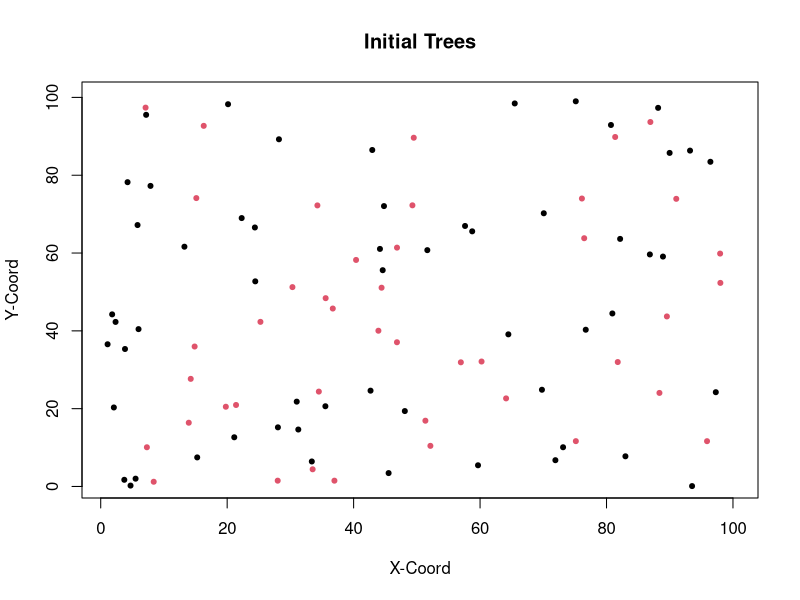

This figure's R source: (Note: this script raises an error after producing the figure.)
#Working on pathogen tradeoff
#Load packages
library(tidyverse) 
library(gridExtra) 


### Initialize params ###

# Set up a grid to represent land

#Place individuals on plot
xsize = ysize = 100

numInd = 100
numSpecies = 2
data <-  tibble("ID" = 1:numInd, "age" = 3, 
                species = sample(numSpecies, numInd, replace = TRUE), "xlocation" = runif(numInd, 0, 100), 
                "ylocation" = runif(numInd,0,100), "parentalDistance" = 0, "Pathogen" = 0, "Resistance" = 0,
                "pathStrength" = 0)

#Choose an initial 25% of population to be infected
infected <- sample(numInd, numInd/4)
data$Pathogen[which(data$ID %in% infected)] <- 1


plot(data$xlocation, data$ylocation, col = data$species, pch = 20, xlim = c(1,100), ylim = c(1,100),
     xlab = "X-Coord", ylab = "Y-Coord", main = "Initial Trees")


#Set up rates of birth/death/growth etc...
deltaT = 1 #1 year periods of growth
ageChange = deltaT
dispParam = 8 #dispersalParam
uniqueSp = unique(data$species)

numYears = 500

#Carrying Capacity
K= 2000

# Can be anywhere from ~0.2 to ~3. Once its above ~1 you get oscillation above and below carrying capacity and program
#gets a fair bit slower as you near 3
growthrates = c(1, 1)

#Pathogen initials

#This is how far away a tree can be affected. But its a torus so setting the value to 100 does not man 
#every tree is infected. best values seem to be between 2.5 and 3 (for infected death rate around 0.03)
#Too low and pathogens go extinct, too high and all trees quickly pathogenized
PathDensParam = 2.7



#Propotion of trees within pathogen-infecting distance that get infected each timestep
infectionRates = c(0.7, 0.7)
resistanceStrength = c(0.5,0.5)
for(i in 1:numSpecies){
  data[data$species==i,]$Resistance = resistanceStrength[i]
}

data[data$Pathogen==1,]$pathStrength = data[data$Pathogen==1,]$Resistance + 0.1
#Has to stay lower than infected death rates. Slows growth to carrying capacity as it gets larger but
# tree dynamics seem to be similar between 0.01 and 0.05, but pathogens end up growing much slower
#and have larger swings as death rates increase
healthyDeathRate = 0.02

#Dynamics get much more variable when value is ~0.04 or more. 0.02-0.04 pretty good for 0.7 infection Rate.
infectedDeathRates = c(0.05,0.05)

# Used for summary statistics
speciesPopulation = NULL
pathPop = NULL
agePops = NULL
pathAgePop = NULL
denseSpecies <- NULL
pathStrengths <- NULL
avgResistance <- NULL
### MAIN LOOP ####


for(t in seq(0, numYears, by = deltaT)){ 
  
  #disperse seed
  adults <- data[data$age > 3, ]
  seedsPerSpecies <- NULL
  #Get number of seeds per species (logarithmic growth)
  for (i in 1:numSpecies){
    speciesPop = nrow(data[data$species == i,])
    numSeeds <- carryingCapacity(i, speciesPop, nrow(data), K)
    seedsPerSpecies <- c(seedsPerSpecies, numSeeds)
  }
  
  Ind = data[1, ]
  babies <- dispersal(adults, numSpecies, seedsPerSpecies, dispParam, xsize, ysize, data)
  data <- bind_rows(data, babies)
  
  #Background death of adults. Death rate decreases with age
  data <- backgroundDeath(data, infectedDeathRates, healthyDeathRate)
  
  #Count number of each species
  countSpecies <- speciesSize(data$species, numSpecies)
  speciesPopulation <-  bind_rows(speciesPopulation, countSpecies)
  
  #pathogens reproduce
  newPathogens <- pathGrowth(data,PathDensParam, xsize, infectionRates)
  data$Pathogen[which(data$ID %in% newPathogens$ID)] <- 1
  
  #Here we add our pathogen strength values to the new pathogens. We make sure that
  #Pathogen strength is greater than tree resistance for infections
  for(i in 1:nrow(data)){
    if(data[i,]$Pathogen==1 & data[i,]$pathStrength == 0){
      newlyInfected <- data[i,]$ID
      data[i,]$pathStrength <- newPathogens[newPathogens$ID == newlyInfected,]$pathStrength
    
    }
  }
  for(i in 1:nrow(data)){
    if(data[i,]$Resistance > (data[i,]$pathStrength - 0.05)){
      data[i,]$Pathogen = 0
      data[i,]$pathStrength = 0
    }
  }
  data$pathStrength[data$pathStrength>1] <- 1
  pathStrengths <- c(pathStrengths, mean(data[data$Pathogen==1,]$pathStrength))
  #Count number of pathogens
  countPaths <- data[data$Pathogen==1,]
  pathAges <- speciesSize(countPaths$species, numSpecies)
  pathPop <- bind_rows(pathPop, pathAges)
  
  
  #Supp  functions/Statistics
  ages <- tibble("gen" = t, "babies" = nrow(subset(data, age < 6)), "young" = nrow(subset(data, age >= 6 & age <=20)), "middle aged" = nrow(subset(data, age > 20 &
                                                                                                                                                     age < 50)), 
                 "old" = nrow(subset(data, age >= 50)))
  agePops <- bind_rows(agePops, ages)

  avgResistance <- c(avgResistance, mean(data$Resistance))
  
  #These fucntions plot the trees every generation. I mainly use these when trying to
  #paramterize something so I can see the effects on several generations. Otherwise comment them out
  
  plot(data$xlocation, data$ylocation, col = data$species, pch = 20, xlim = c(1,100), ylim = c(1,100),
       main = "Tree Population", ylab = "Count", xlab = "Generation")
 
  print(t)
  
  #Grow
  data$age = data$age + deltaT
  
}


##### MAIN FUNCTIONS #######

#Carrying Capacity limits birth rates

carryingCapacity = function(species,speciesN, totalN, K){
  growthrate = growthrates[species]
  s = speciesN * growthrate
  popGrowth <- (s*(K-totalN)/K)
  popGrowth <-  ifelse(popGrowth > 0, popGrowth, 0)
  return(popGrowth)
  
}

#Disperse x number of seeds per parent. 

dispersal <- function(Trees, numSpecies, seedsPerSpecies, dispParam, xsize, ysize, data){
  babies = tibble()
  for(i in 1:numSpecies){
    speciesTree <- Trees[Trees$species == i,]
    if(nrow(speciesTree)> 0){
      #Before running this, we calculate seeds per species using the carrying capacity function
      numBabies <- round(seedsPerSpecies[i])
      #take a random sample of conspecific adult trees to disperse the seeds
      parents <- slice_sample(speciesTree, n = numBabies, weight_by = 1/Resistance, replace = TRUE)
      if (nrow(parents)>0){
        for (i in 1:nrow(parents)){
          parent = parents[i,]
          baby = parent
          baby$age = as.integer(0)
          baby$ID  = max(max(babies$ID),max(data$ID)) + 1
          baby$species  =  parent$species
          babyDist = (rnorm(1, mean=0, sd=dispParam))
          baby$Pathogen = 0
          baby$Resistance = min(max(rnorm(n = 1, mean = parent$Resistance, sd = 0.05), 0),1)
          baby$pathStrength = 0
          r = babyDist * sqrt(runif(1))
          theta = runif(1)*2*pi
          baby$xlocation = ((r*cos(theta)) + parent$xlocation) %% xsize
          baby$ylocation = ((r*sin(theta)) + parent$ylocation) %% ysize
          baby$parentalDistance = abs(r)
          babies <- bind_rows(babies, baby)
        }
      }
      
    }
  }
  return(babies)
}




#Natural Background death
backgroundDeath <- function(data, infectedDeathRates, healthyDeathRate){
  living = c()
  for (i in 1:nrow(data)){
    if (data[i,]$Pathogen == 1){
      pathEffect <- data[i,]$pathStrength
      alive <- (runif(1) > ((infectedDeathRates[data[i,]$species])*pathEffect))
      living[i] = alive
    }
    if(data[i,]$Pathogen == 0){
      alive <- (runif(1) > healthyDeathRate)
      living[i] = alive
    }
    
  }
  return(data[living,])
}




#### virulence FUNCTIONS ######

pathGrowth <- function(data,PathDensParam, xsize, infectionRates){
  newPathogens <- NULL
  infectedTrees <- data[data$Pathogen == 1,]
  healthyTrees <- data[data$Pathogen == 0,]
  if(nrow(infectedTrees) > 0){
    for (i in 1:nrow(infectedTrees)){
      indTree = infectedTrees[i, ]
      newInfections = subset(healthyTrees, xlocation > (indTree$xlocation - (PathDensParam))%% xsize
                             & xlocation < (indTree$xlocation + (PathDensParam))%% xsize
                             & ylocation > (indTree$ylocation - (PathDensParam))%% xsize
                             & ylocation < (indTree$ylocation + (PathDensParam))%% xsize
                             & species == indTree$species)
      newInfections <- slice_sample(newInfections, n = round(nrow(newInfections)* infectionRates[indTree$species]))
      newInfections$pathStrength = rnorm(n = nrow(newInfections), mean = indTree$pathStrength, sd = 0.05)
      newPathogens <- bind_rows(newPathogens, newInfections)
      
    }
  }
  if (nrow(infectedTrees) == 0){
    newPathogens <- NULL
  }
  
  newPathogens <- newPathogens[!duplicated(newPathogens$ID),]
  return(newPathogens)
}



### SUPPLEMENTAL FUNCTIONS###


#Plot trees 
plotSpecies(speciesPopulation)
totals <- speciesPopulation %>% mutate(total = rowSums(across(everything())))
plot(totals$total, pch = 20, col = "cadetblue3")

#Plot Pathogens
plotPaths(pathPop)
totals <- pathPop %>% mutate(total = rowSums(across(everything())))
plot(totals$total, pch = 20, col = "cadetblue3")


#Plot both
grid.arrange(plotSpecies(speciesPopulation), plotPaths(pathPop))

#Plot the age distribution over time of trees
agePops1 <-  pivot_longer(agePops, cols = !gen, names_to = "Group", values_to = "Count")
agePopGraph <- ggplot(agePops1, aes(gen, Count, color = Group))+
  geom_line()+
  scale_x_continuous(n.breaks = 10)
agePopGraph


#Plot pathogen strengths over time
plot(pathStrengths, xlab = "Gen", ylab = "Pathogen Strength")

#Plot resistance over time
plot(avgResistance, xlab = "Gen", ylab = "Resistance")

#Plot amount of each species
plotSpecies <- function(speciesPopulation){
  for(i in 1:numSpecies){
    colnames(speciesPopulation)[i] <- paste0("Species", i)
  }
  speciesPopulation <- add_column(speciesPopulation, gen = 1:nrow(speciesPopulation))
  speciesPopulation <- pivot_longer(speciesPopulation, cols = starts_with("Species"), names_to = "Species",
                                    names_prefix = "Species", values_to = "Count")
  ggplot(data = speciesPopulation, aes(gen, Count, col = Species))+
    geom_point()+
    geom_line()+
    ylim(0, max(speciesPopulation$Count))+
    ylab("Tree Density (Inds)")+
    xlab("Generation (years)")+
    scale_color_manual(values=c("#bf5700", "#333f48"))+
    theme(axis.text=element_text(size=18),
          axis.title=element_text(size=18),
          plot.title = element_text(size=16))+
    ggtitle("Neutral Model")
  
}

#Plot amount of pathogenss
plotPaths <- function(speciesPopulation){
  for(i in 1:numSpecies){
    colnames(speciesPopulation)[i] <- paste0("Species", i)
  }
  speciesPopulation <- add_column(speciesPopulation, gen = 1:nrow(speciesPopulation))
  speciesPopulation <- pivot_longer(speciesPopulation, cols = starts_with("Species"), names_to = "Species",
                                    names_prefix = "Species", values_to = "Count")
  ggplot(data = speciesPopulation, aes(gen, Count, col = Species))+
    geom_point()+
    geom_line()+
    ylim(0, max(speciesPopulation$Count))+
    ylab("Pathogen Density (Inds)")+
    xlab("Generation (years)")+
    scale_color_manual(values=c("#bf5700", "#333f48"))+
    theme(axis.text=element_text(size=18),
          axis.title=element_text(size=18),
          plot.title = element_text(size=23))
  
}

#Called from main for loop to track species
speciesSize <- function(speciesTypes, numSpecies){
  df = tibble()
  for (i in 1:numSpecies){
    df[1, i] = length(speciesTypes[speciesTypes == i])
  }
  return(df)
}
